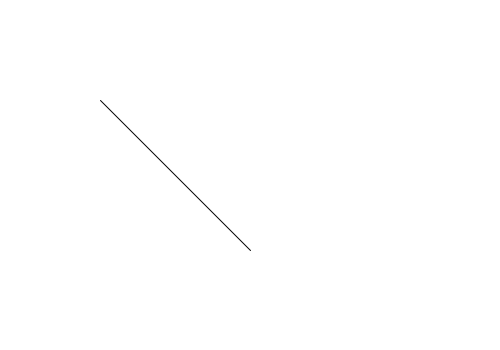
Frame 1 (no input)
Frame 60 (the mouse pressed at the canvas centre just before this capture): identical to frame 1, image omitted
Frame 120 (the mouse held since frame 60 and released just before this capture): identical to frame 1, image omitted

The Processing sketch that drew this single still picture (run headless with seeded random() and noise(); from frame 60 on, the mouse is pressed at the canvas centre):

// Processing sketch: lines_230123a
// ── lines_230123a.pde
// 20230123 Matthew R.F. Baloušek
// Just a simple program to draw some lines.

// setup runs once when the program begins
// inputs: none
// outputs: none (void)
void setup(){
  size(500, 350);  
  // size(canvas width, canvas height)
  
  print("Hello from setup()!");
  // print(message) <- must be a string, wrapped in ""
}

// draw runs once every frame (~60fps)
// inputs: none
// outputs: none (void)
void draw(){
  background(255);
  // background(0..255) for greyscale colors
  line(100, 100, 250, 250);
  // line(x1, y1, x2, y2)
}
